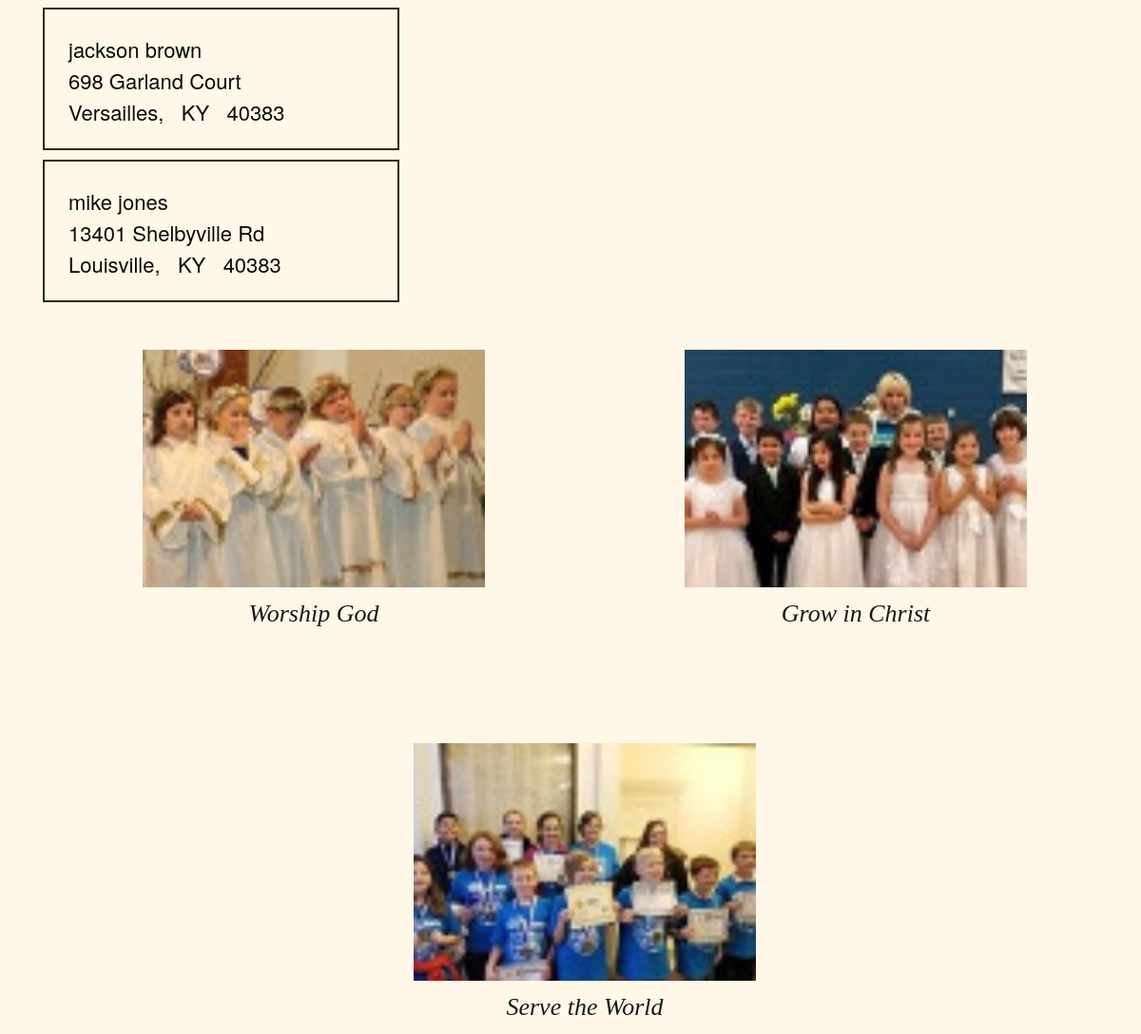
The app's page /mailinglist/ (middle part), older data.
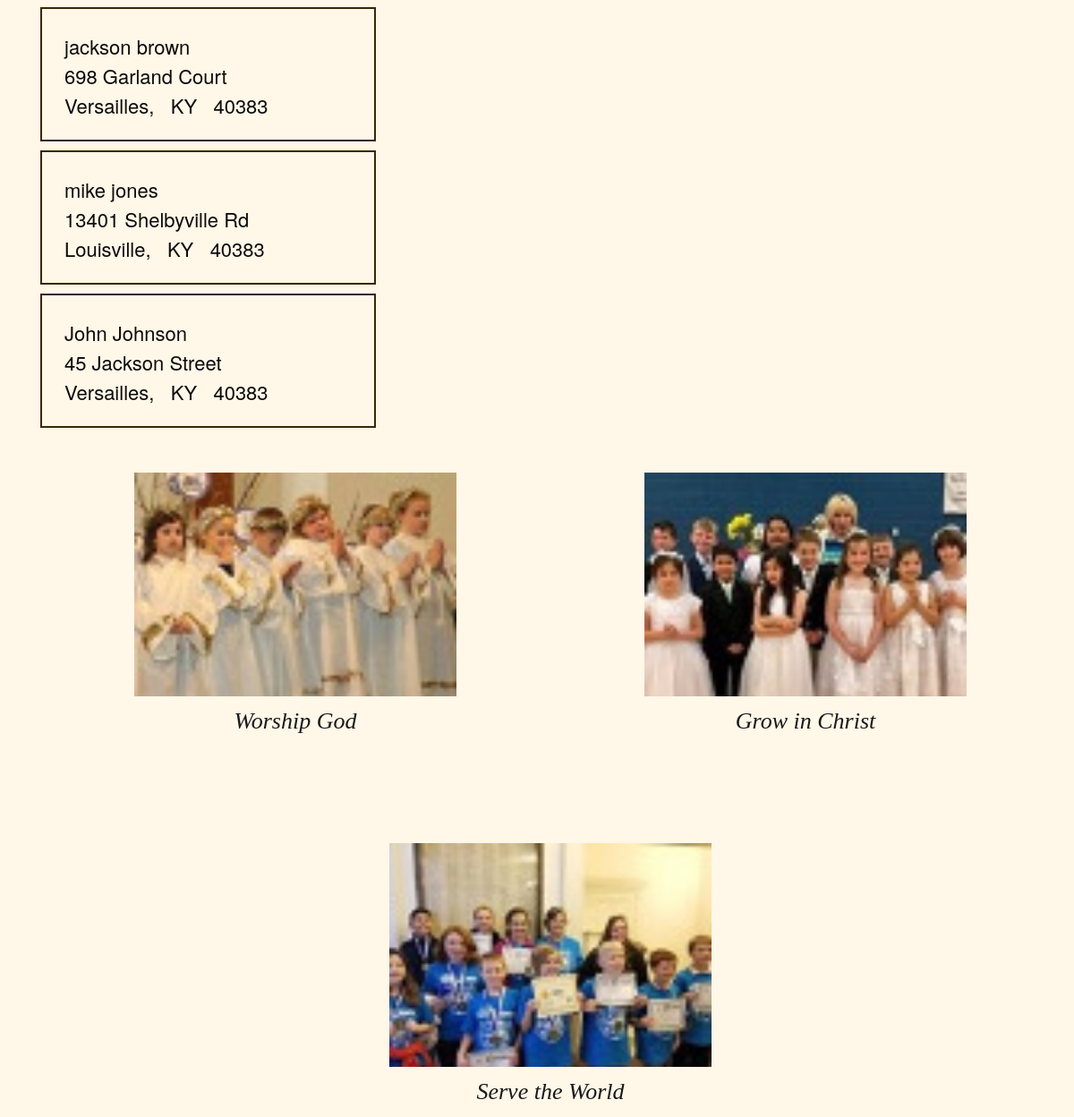
The same page, newer data.
### signup/models.py (models this page shows, shortened)
class DonorInfo(models.Model):
    name = models.CharField(max_length=35)
    street_address = models.CharField(blank=True, null=True, max_length=50)
    city = models.CharField(max_length=25, blank=True, null=True)
    state = models.CharField(max_length=2, blank=True, null=True)
    zipcode = models.IntegerField(null=True)
    email = models.EmailField(max_length=35, blank=True, null=True)
    phone = models.CharField(max_length=15, null=True, blank=True)
    date_created = models.DateTimeField(default=datetime.datetime.now, null=True)
    payment_recvd = models.NullBooleanField(null=True, blank=True)
    date_recvd = models.DateField(null=True, blank=True)
    amount_recvd = models.IntegerField(default=0)

### signup/views.py (the view)
# urls.py: path('mailinglist/', views.mailinglist, name='mailinglist'),
def mailinglist(request):
    contacts = DonorInfo.objects.all()
    for contact in contacts:
        name = contact.name
        street_address = contact.street_address
        city = contact.city
        state = contact.state
        zipcode = contact.zipcode
        context = {'contacts': contacts, 'name': name, 'street_address': street_address, 'city':city, 'state': state, 'zipcode': zipcode}
        return render(request, 'mailinglist.html', context)

### templates/mailinglist.html (shortened to what this page needs)
{% load widget_tweaks %}
{% load static %}
{% load bootstrap3 %}
{% bootstrap_css %}
<!DOCTYPE html>
<html data-whatinput="mouse" data-whatintent="mouse" class=" whatinput-types-initial whatinput-types-keyboard whatinput-types-mouse"><head>
  <link rel="stylesheet" href="{% static "css/foundation.min.css" %}">
  <link rel="stylesheet"href="{% static "css/wireframe-theme.min.css" %}">
  <link rel="stylesheet" href="{% static "css/main.css" %}">
<meta class="foundation-mq"></head>
<body class="" cz-shortcut-listen="true">
<div class="container">
              <div class="col-sm-8">
                  {% for contact in contacts %}
                  <div class="filterDiv {{contact.name}}">
<div class='addresslabel'>
                          {{contact.name}}<br>
                          {{contact.street_address}}<br>
                          {{contact.city}}, &nbsp {{contact.state}} &nbsp {{contact.zipcode}}
  </div>
                  </div>
                  {% endfor %}
              </div>
              <div class="container services-grid">
                <div class="container service">
                  <div class="responsive-picture">
                    <picture><img alt="Placeholder Picture" src="{% static 'images/cross.jpg' %}">
                    </picture>
                  </div>
                  <h5 class="service-title">Worship God</h5>
                </div>
                <div class="container service">
                  <div class="responsive-picture">
                    <picture><img alt="Placeholder Picture" src="{% static 'images/grow.jpeg' %}">
                    </picture>
                  </div>
                  <h5 class="service-title">Grow in Christ<br>
                  </h5>
                </div>
                <div class="container service">
                  <div class="responsive-picture">
                    <picture><img alt="Placeholder Picture" src="{% static 'images/world.jpg' %}">
                    </picture>
                  </div>
                  <h5 class="service-title">Serve the World<br>
                  </h5>
                </div>
              </div>
            </body></html>

Row changes from the older to the newer data that the page shows:
added DonorInfo: name "John Johnson", street_address "45 Jackson Street", city "Versailles", state "KY", zipcode "40383"
